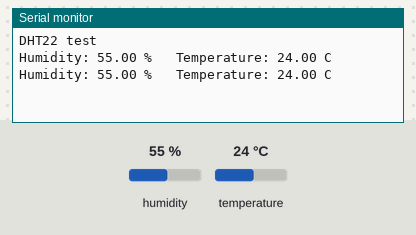
A sketch run on a simulated Arduino Uno, built with avr-gcc and run on an emulated ATmega328P. Parts: the last lines printed to the serial monitor. The test bench sets the inputs (shaded band); at power-on: humidity 55 %, temperature 24 °C.

Above: at 4.8 s.
4.9 s: humidity set to 22 %
At 7.3 s:
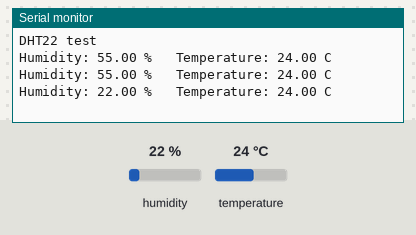
7.9 s: temperature set to 12 °C
At 9.0 s:
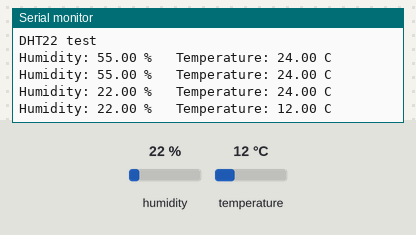
10.9 s: humidity set to 40 %
At 12.6 s:
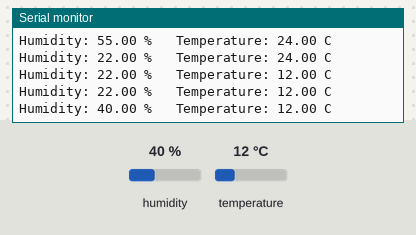
Timing chart, 0 to 14.1 s (numbered marks = the images above; inputs shaded):
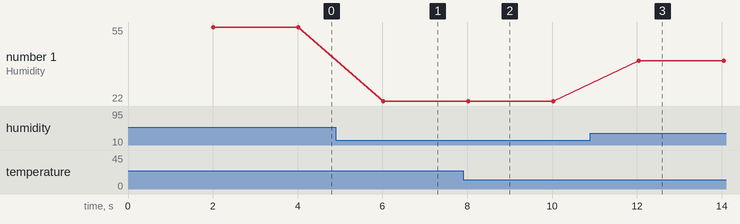

The sketch:

Example_Code.ino
```cpp
/*
  DHT22 (AM2302) - Temperature & Humidity
  ---------------------------------------
  Reads temperature (C) and humidity (%) over the DHT single-wire protocol.

  Libraries required (install via Library Manager):
    - "DHT sensor library" by Adafruit
    - "Adafruit Unified Sensor" by Adafruit (dependency)

  Wiring (Arduino Uno/Nano/Mega):
    DHT22 VCC  -> 5V (3.3-6V ok; 3.3V on ESP32/ESP8266)
    DHT22 DATA -> D2  (add a 10k pull-up resistor between DATA and VCC)
    DHT22 GND  -> GND

  NOTE: This is reference code. Verify the pin and pull-up for your module.
  The DHT22 needs a ~2 second interval between reads.
*/

#include "DHT.h"

#define DHTPIN 2        // Digital pin connected to DATA
#define DHTTYPE DHT22   // DHT22 (AM2302). Use DHT11 for the DHT11.

DHT dht(DHTPIN, DHTTYPE);

void setup() {
  Serial.begin(9600);
  Serial.println(F("DHT22 test"));
  dht.begin();
}

void loop() {
  delay(2000); // DHT22 needs ~2s between reads

  float humidity = dht.readHumidity();
  float tempC = dht.readTemperature();        // Celsius
  // float tempF = dht.readTemperature(true); // Fahrenheit

  if (isnan(humidity) || isnan(tempC)) {
    Serial.println(F("Failed to read from DHT sensor - check wiring/pull-up."));
    return;
  }

  Serial.print(F("Humidity: "));
  Serial.print(humidity);
  Serial.print(F(" %   Temperature: "));
  Serial.print(tempC);
  Serial.println(F(" C"));
}
```

Measured:
- after the input at 4.9 s, the serial monitor: prints a new line after 1.1 s (image 1)
- after the input at 7.9 s, the serial monitor: prints a new line after 0.12 s (image 2)
- after the input at 10.9 s, the serial monitor: prints a new line after 1.1 s (image 3)
- plotted number 1: 55 → 22 after the input at 4.9 s, 22 → 40 after the input at 10.9 s
